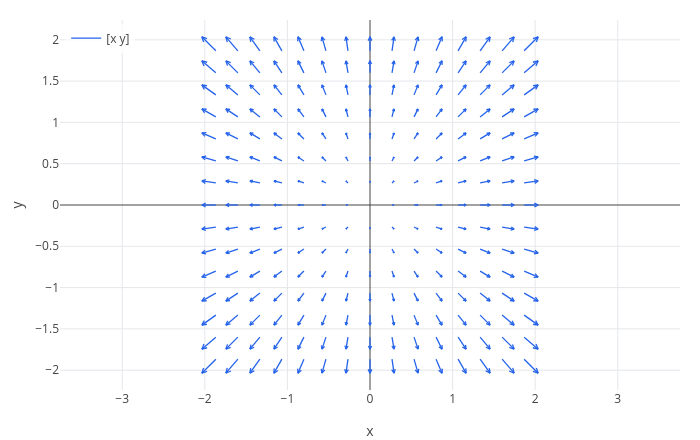
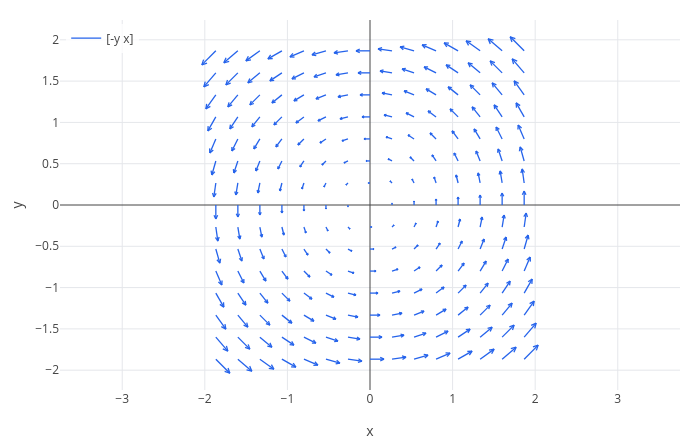
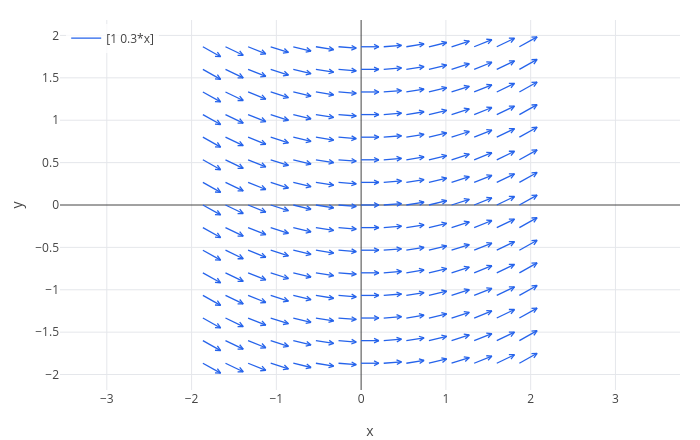

Notebook code for these charts, in order:
### Markdown cell above
## 1. Vector fields

A **vector field** attaches a vector to every point: the wind at each place on a weather map, the velocity of water
in a river, the force on a charge. In the plane it is $F(x, y) = [P(x, y), Q(x, y)]$. Draw three:

### Code cell
fieldplot([x, y], x, -2, 2, y, -2, 2)
fieldplot([-y, x], x, -2, 2, y, -2, 2)
fieldplot([1, 0.3*x], x, -2, 2, y, -2, 2)

### Figure 1 — Plotly figure (JSON) as saved in the notebook; plotly's stock layout.template omitted (floating-point values rounded to 4 significant figures; data arrays with more than 128 entries replaced by an {"elided": "..."} marker saying what was removed)
{"data": [{"line": {"color": "#2563eb", "width": 1.3}, "mode": "lines", "name": "[x y]", "type": "scatter", "x": {"elided": "2016 float values"}, "y": {"elided": "2016 float values"}}], "layout": {"height": 440, "legend": {"bgcolor": "rgba(255,255,255,0.8)", "x": 0.01, "xanchor": "left", "y": 0.99, "yanchor": "top"}, "margin": {"b": 50, "l": 60, "r": 20, "t": 20}, "showlegend": true, "title": {"text": ""}, "width": 700, "xaxis": {"title": {"text": "x"}, "zeroline": true}, "yaxis": {"range": [-2.24, 2.24], "scaleanchor": "x", "scaleratio": 1, "title": {"text": "y"}, "zeroline": true}}}

### Figure 2 — Plotly figure (JSON) as saved in the notebook; plotly's stock layout.template omitted (floating-point values rounded to 4 significant figures; data arrays with more than 128 entries replaced by an {"elided": "..."} marker saying what was removed)
{"data": [{"line": {"color": "#2563eb", "width": 1.3}, "mode": "lines", "name": "[-y x]", "type": "scatter", "x": {"elided": "2016 float values"}, "y": {"elided": "2016 float values"}}], "layout": {"height": 440, "legend": {"bgcolor": "rgba(255,255,255,0.8)", "x": 0.01, "xanchor": "left", "y": 0.99, "yanchor": "top"}, "margin": {"b": 50, "l": 60, "r": 20, "t": 20}, "showlegend": true, "title": {"text": ""}, "width": 700, "xaxis": {"title": {"text": "x"}, "zeroline": true}, "yaxis": {"range": [-2.24, 2.24], "scaleanchor": "x", "scaleratio": 1, "title": {"text": "y"}, "zeroline": true}}}

### Figure 3 — Plotly figure (JSON) as saved in the notebook; plotly's stock layout.template omitted (floating-point values rounded to 4 significant figures; data arrays with more than 128 entries replaced by an {"elided": "..."} marker saying what was removed)
{"data": [{"line": {"color": "#2563eb", "width": 1.3}, "mode": "lines", "name": "[1 0.3*x]", "type": "scatter", "x": {"elided": "2025 float values"}, "y": {"elided": "2025 float values"}}], "layout": {"height": 440, "legend": {"bgcolor": "rgba(255,255,255,0.8)", "x": 0.01, "xanchor": "left", "y": 0.99, "yanchor": "top"}, "margin": {"b": 50, "l": 60, "r": 20, "t": 20}, "showlegend": true, "title": {"text": ""}, "width": 700, "xaxis": {"title": {"text": "x"}, "zeroline": true}, "yaxis": {"range": [-2.182, 2.182], "scaleanchor": "x", "scaleratio": 1, "title": {"text": "y"}, "zeroline": true}}}
